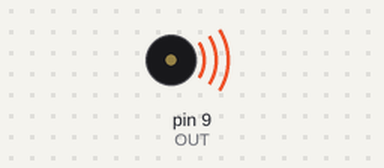
Bench run of a sketch on a simulated Arduino Uno, built with avr-gcc and run on an emulated ATmega328P. Shown: buzzer (waves = sounding).

Above: at 0.3 s.
Timing chart, 0 to 7.5 s (numbered marks = the images above):
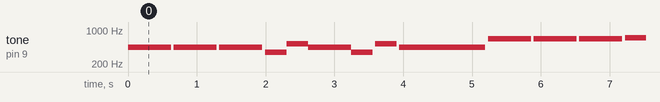

Measured:
- by itself, tone on pin 9 (OUT): plays 440 Hz for 0.63 s, 440 Hz for 0.63 s, 440 Hz for 0.63 s, 349 Hz for 0.31 s, 523 Hz for 0.31 s, 440 Hz for 0.63 s … (203 notes in this stretch)

The sketch:

starwars.ino
```cpp
/*written by w0lfic : github.com/nort3x , under GPL3 have fun*/


/*
connect pin9 and gnd of atmega32 to signal input of your speaker and enjoy starwars music :D
*/


// includes
#include "starwarmusic.h"
#define OUT 9          // output pin


// constants
const int numberOfNotes =36 ; // number of steps

//functions
inline void Set_frequency(long);


void setup() {

  Serial.begin(9600); // for Com
  pinMode(OUT,OUTPUT); // set pin to output mode
}


void loop() {
  digitalWrite(OUT,HIGH);
  for(int i=0;i<numberOfNotes;++i){
        Set_frequency(mNotes[i]);
        delay(mTimes[i]);
    }
Set_frequency(100000);
    delay(1000);
}


// will tweak duty cycle by overriding default clock
 void Set_frequency(long freq)
{

  TCCR1A = 0b01000000; //64
  uint16_t ocr;

  if(freq < 134)
  {
    TCCR1B = 0b00001010;
    ocr = 1000000UL/freq - 1;
    freq = 1000000UL/(ocr+1);
  }

  else
  {
    TCCR1B = 0b00001001;
    ocr = 8000000UL/freq - 1;
    freq = 8000000UL/(ocr+1);
  }

  OCR1AH = highByte(ocr);
  OCR1AL = lowByte(ocr);
  TIMSK1 = 0;
}
```

music.h
```cpp
#ifndef MUSIC
#define MUSIC

const float WHOLENOTE = 2500;

#define GERD int(WHOLENOTE)
#define SEFID int(WHOLENOTE/2)
#define SIAH int(WHOLENOTE/4)
#define CHANG int(WHOLENOTE/8)
#define DOLACHANG int(WHOLENOTE/16)
#define SELACHANG int(WHOLENOTE/32)
#define CHARLACHANG int(WHOLENOTE/64)

#define restt CHARLACHANG
#define rest int(0)
#define E2 int(82)
#define F2 int(87)
#define F2_ int(93)
#define G2 int(98)
#define G2_ int(104)
#define A2 int(110)
#define A2_ int(117)
#define B2 int(123)
#define C3 int(131)
#define C3_ int(139)
#define D3 int(147)
#define D3_ int(156)
#define E3 int(165)
#define F3 int(175)
#define F3_ int(185)
#define G3 int(196)
#define G3_ int(208)
#define A3 int(220)
#define A3_ int(233)
#define B3 int(247)
#define C4 int(262)
#define C4_ int(277)
#define D4 int(294)
#define D4_ int(311)
#define E4 int(330)
#define F4 int(349)
#define F4_ int(370)
#define G4 int(392)
#define G4_ int(415)
#define A4 int(440)
#define A4_ int(466)
#define B4 int(494)
#define C5 int(523)
#define C5_ int(554)
#define D5 int(587)
#define D5_ int(622)
#define E5 int(659)
#define F5 int(699)
#define F5_ int(740)
#define G5 int(784)
#define G5_ int(831)
#define A5 int(880)
#define A5_ int(932)
#define B5 int(988)
#define C6 int(1047)
#define C6_ int(1109)
#define D6 int(1175)
#define D6_ int(1245)
#define E6 int(1319)

#endif
```

starwarmusic.h
```cpp
//
// Created by root on 5/19/21.
//

#ifndef FUNCTIONGENERATOR_STARWARMUSIC_H
#define FUNCTIONGENERATOR_STARWARMUSIC_H
#include "music.h"

int *mNotes = new int[36]{A4,rest,A4,rest,A4,rest,F4,C5,A4,F4,rest,C5,rest,A4,rest,
                          E5,rest,E5,rest,E5,rest,F5,rest,C5,rest,G4_,rest,F4,rest,C5,rest,A4,rest} ,
    *mTimes =  new int[36]{SIAH,restt,SIAH,restt,SIAH,restt,CHANG,CHANG,SIAH,CHANG,restt,CHANG,restt,SEFID,restt,
                           SIAH,restt,SIAH,restt,SIAH,restt,CHANG,restt,CHANG,restt,SIAH,restt,CHANG,restt,CHANG,restt,SEFID,restt};


#endif //FUNCTIONGENERATOR_STARWARMUSIC_H
```
